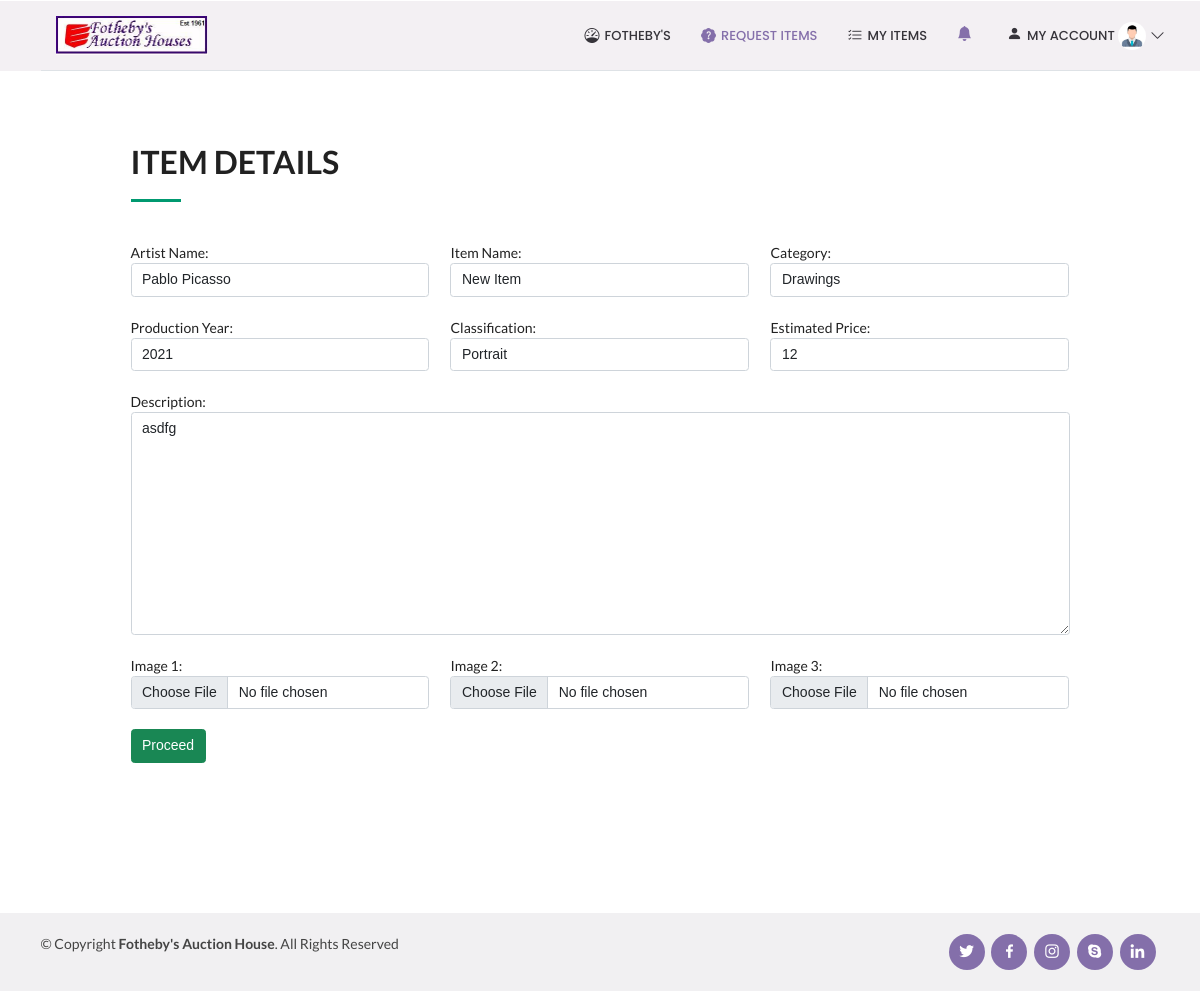
The app's page /editItem/1 (signed in) with its own data.
### auction_app/models.py (models this page shows)
class Item(models.Model):
    CHOICES = (('Landscape', 'Landscape'), ('Seascape', 'Seascape'), ('Portrait', 'Portrait'), ('Figure', 'Figure'),
               ('Still Life', 'Still Life'), ('Nude', 'Nude'), ('Animal', 'Animal'), ('Abstract', 'Abstract'), ('Other', 'Other'))
    item_lot = models.AutoField(primary_key=True, unique=True)
    auction = models.ForeignKey(Auction, on_delete=models.PROTECT, default=1)
    category = models.ForeignKey(Category, on_delete=models.PROTECT, default=1)
    user = models.ForeignKey(User, on_delete=models.PROTECT, related_name="user")
    item_name = models.CharField(max_length=255)
    artist_name = models.CharField(max_length=255)
    production_year = models.PositiveIntegerField(
        default=current_year(), validators=[MinValueValidator(1400), max_value_current_year])
    classification = models.CharField(max_length=255,choices= CHOICES)
    description =  models.TextField()
    estimated_price =  models.CharField(max_length=255)
    image1 = models.ImageField(upload_to='item_pics', blank=True)
    image2 = models.ImageField(upload_to='item_pics', blank=True)
    image3 = models.ImageField(upload_to='item_pics', blank=True)
    status = models.CharField(max_length=255,default='Pending')
    evaluation_text = models.TextField(default='Evaluated')

### auction_app/views.py (the view, shortened to what this page needs)
# urls.py: path('editItem/<item>', views.editItem, name='editItem'),
def editItem(request,item):
    user = User.objects.all().filter(username=request.user).first()
    temp=''
    getUser = UserProfileInfo.objects.get(user=user)
    if getUser.client_type == "Seller":
        temp='sellerDashboard.html'
        notification = Notification.objects.all().filter(concerned_to='Seller').order_by('-notification_date')|Notification.objects.all().filter(concerned_to=request.user).order_by('-notification_date')
    u = Item.objects.all().filter(item_lot=item).first()
    form = ItemForm(instance=u)
    return render(request,'requestItem.html',{'form':form,'temp':temp,'notification':notification})

### auction_app/forms.py
class ItemForm(forms.ModelForm):
    class Meta():
        model = Item
        exclude = ['user','auction',]
        fields = ('auction','artist_name','item_name','category','production_year','classification','description','estimated_price','image1',
                  'image2','image3')
        widgets={
            'item_name': forms.TextInput(attrs={'class': 'form-control'}),
            'artist_name':forms.TextInput(attrs={'class': 'form-control'}),
            'category':forms.Select(attrs={'class': 'form-control','name':'category'}),
            'production_year':forms.NumberInput(attrs={'class': 'form-control'}),
            'classification':forms.Select(attrs={'class': 'form-control'}),
            'description':forms.Textarea(attrs={'class': 'form-control'}),
            'estimated_price':forms.NumberInput(attrs={'class': 'form-control'}),
            'image1': forms.FileInput(attrs={'class': 'form-control'}),
            'image2': forms.FileInput(attrs={'class': 'form-control'}),
            'image3': forms.FileInput(attrs={'class': 'form-control'}),
        }

### auction_app/models.py (called while the page is built)
    def __str__(self):
        return self.category_name

### templates/requestItem.html (shortened to what this page needs)
<!DOCTYPE html>
{% extends temp %}
{% load static %}
{% block body_block %}
    <section id="about" class="about bg-white" style="margin-left:10vw; width:80vw;">
      <div class="container">
        <div class="section-title mt-4" data-aos="fade-left">
            <h2>Item Details</h2>
        <form method="POST" enctype="multipart/form-data">
          <div class="row">
               <div class="col-4 mt-4">
                <label>Artist Name:</label>
                {{form.artist_name}}
               </div>
               <div class=" col-4 mt-4">
                <label>Item Name:</label>
                {{form.item_name}}
               </div>
               <div class=" col-4 mt-4">
                <label>Category:</label>
                {{form.category}}
               </div>
               <div class=" col-4 mt-4">
                <label>Production Year:</label>
                {{form.production_year}}
               </div>
              <div class=" col-4 mt-4">
                <label>Classification:</label>
                {{form.classification}}
               </div>
              <div class=" col-4 mt-4">
                <label>Estimated Price:</label>
                {{form.estimated_price}}
               </div>
              <div class=" col-12 mt-4">
                <label>Description:</label>
                {{form.description}}
               </div>
              <div class=" col-4 mt-4">
                <label>Image 1:</label>
                {{form.image1}}
               </div>
              <div class=" col-4 mt-4">
                <label>Image 2:</label>
                {{form.image2}}
               </div><div class=" col-4 mt-4">
                <label>Image 3:</label>
                {{form.image3}}
               </div>
          </div>
          <br>
          <input type="submit" value="Proceed" class="btn btn-success">
        </form>
      </div>
      </div>
    </section>
{% endblock %}

### static/css/style.css (style rules this page uses)
body { font-family: "Open Sans", sans-serif; color: #444444; }
h1, h2, h3, h4, h5, h6 { font-family: "Raleway", sans-serif; }
section { padding: 60px 0; overflow: hidden; }
.section-title { padding-bottom: 30px; }
.section-title h2 { font-size: 32px; font-weight: bold; text-transform: uppercase; margin-bottom: 20px; padding-bottom: 20px; position: relative; }
.section-title h2::after { content: ''; position: absolute; display: block; width: 50px; height: 3px; background: #009970; bottom: 0; left: 0; }

### records on screen
Item: artist_name "Pablo Picasso", item_name "New Item", category "Drawings", production_year "2021", classification "Portrait", estimated_price "12", description "asdfg"
